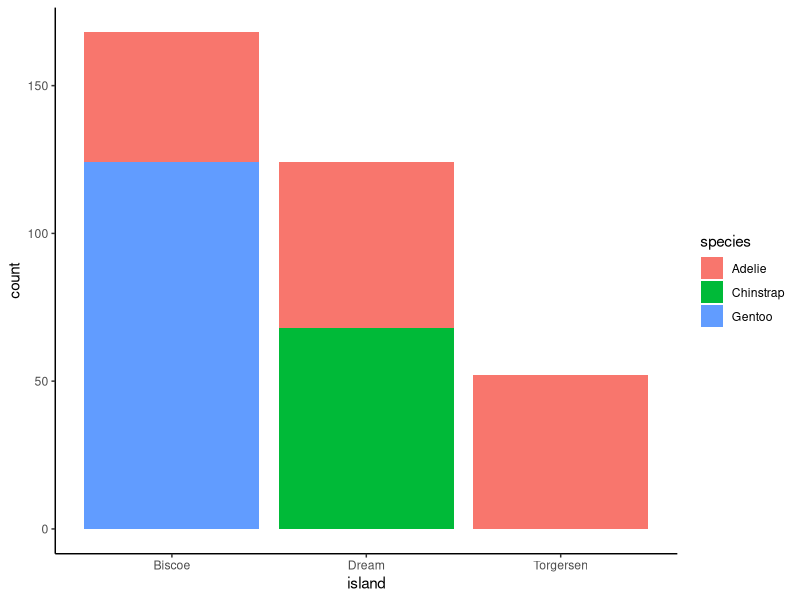
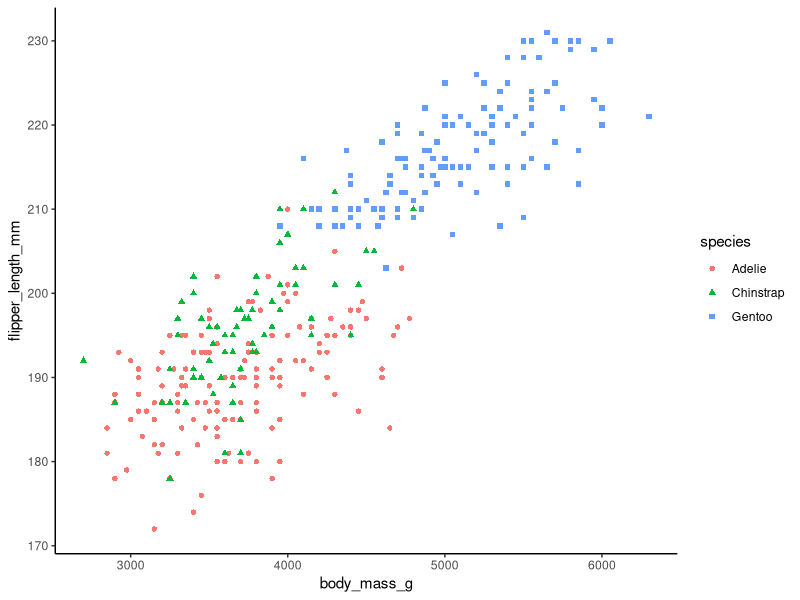
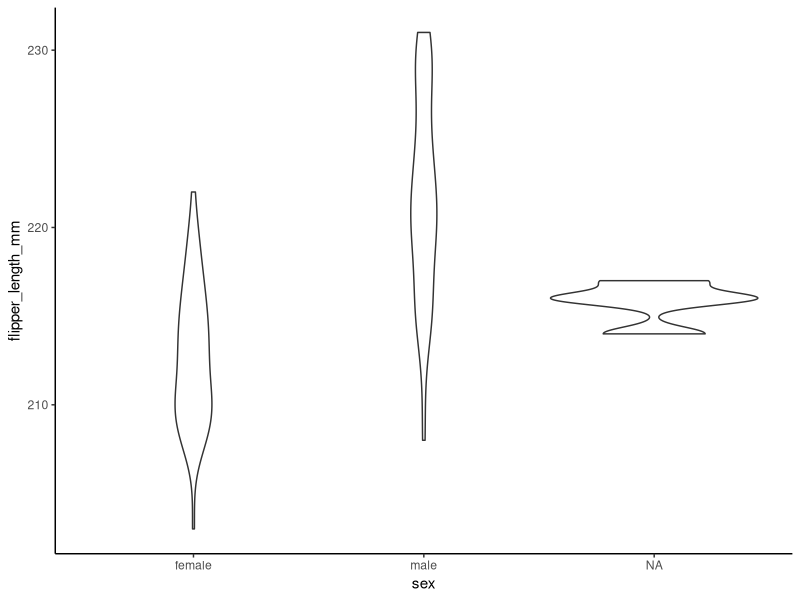
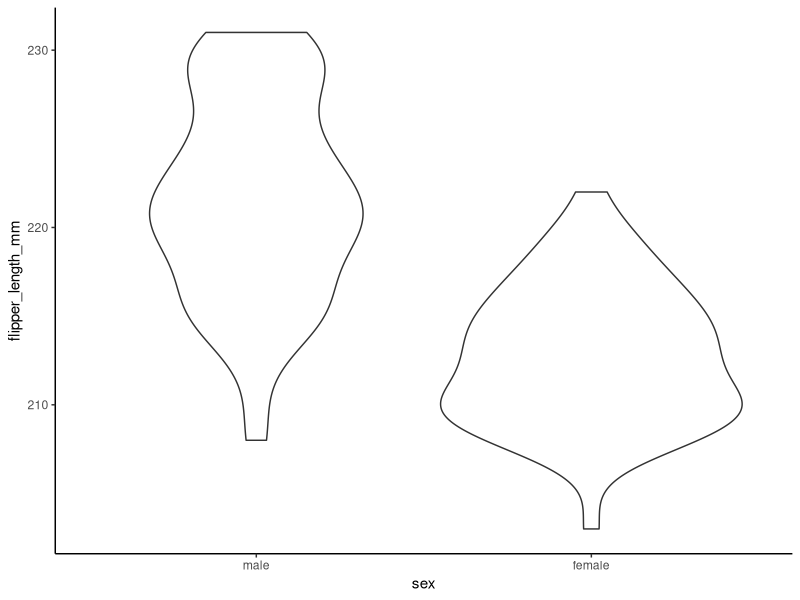

These charts were generated, in order, by the following R code:
## ---- chunk 1
library(tidyverse)
library(palmerpenguins)
## ---- chunk 2
glimpse(penguins)
## ---- chunk 3
names(penguins)
## ---- chunk 4
penguins %>% 
  count(species)
## ---- chunk 5
penguins %>% 
  ggplot(aes(x = island, fill = species)) +
  geom_bar() +
  theme_classic()
## ---- chunk 6
penguins %>% 
  ggplot(aes(x = body_mass_g, y = flipper_length_mm, color = species, shape = species)) +
  geom_point() +
  theme_classic()
## ---- chunk 7
gentoo_flipper_length <- penguins %>% 
  select(flipper_length_mm, sex, island, species) %>% 
  filter(species == "Gentoo")
## ---- chunk 8
gentoo_flipper_length %>% 
  ggplot(aes(x = sex, y = flipper_length_mm)) +
  geom_violin() +
  theme_classic()
## ---- chunk 9
gentoo_flipper_length %>% 
  filter(!is.na(sex)) %>% 
  mutate(sex = fct_relevel(sex, "male", "female")) %>% 
    ggplot(aes(x = sex, y = flipper_length_mm)) +
    geom_violin() +
    theme_classic()
## ---- chunk 10
penguins_with_issues <- read_csv("midterm/data/penguins-issues.csv")
glimpse(penguins_with_issues)
## ---- chunk 11
penguins_with_issues <- read_csv("midterm/data/penguins-issues.csv", na = c(".", "#"), name_repair = "universal")
glimpse(penguins_with_issues)
